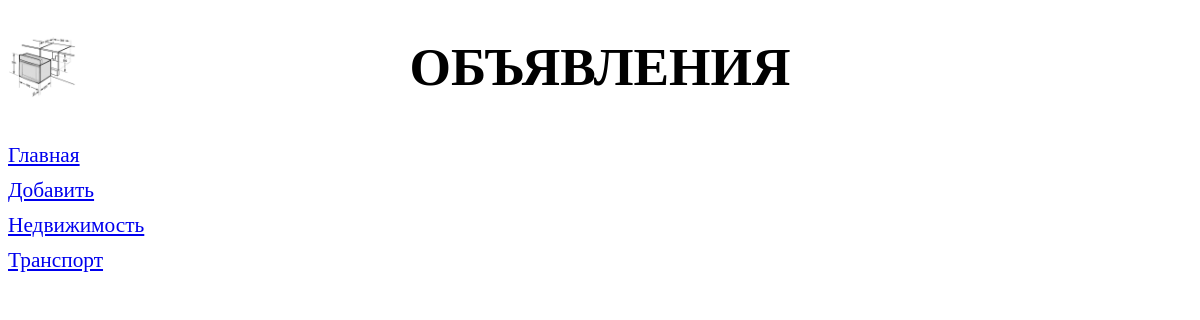
Page /bboard/ on the earlier database version.
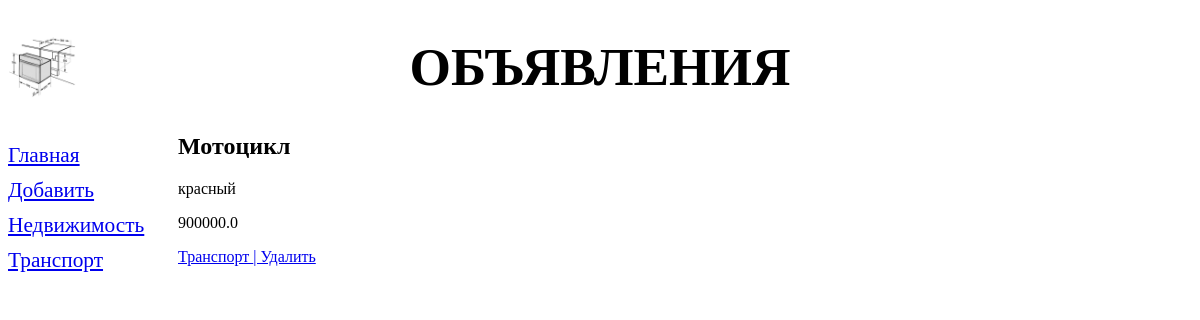
Same page on the later database version.
### bboard/models.py (models this page shows, shortened)
class Rubric(models.Model):
    name = models.CharField(max_length=20, db_index=True,verbose_name='Название')
    class Meta:
        verbose_name_plural = 'Рубрики'
        verbose_name = 'Рубрика'
        ordering = ['name']

class Bb(models.Model):
    title = models.CharField(max_length = 50,verbose_name="Товар")
    content = models.TextField(null=True,blank=True,verbose_name="Описание")
    price = models.FloatField(null=True,blank=True,verbose_name="Цена")
    published = models.DateTimeField(auto_now_add=True,db_index=True,verbose_name="Опубликовано")
    rubric = models.ForeignKey('Rubric',null=True,on_delete=models.PROTECT,verbose_name='Рубрика')
    class Meta:
        verbose_name_plural = "Объявления"
        verbose_name = "Объявление"
        ordering = ['-published']

### bboard/views.py (the view)
# urls.py: path('',index,name='index'),
def index(request):
    bbs = Bb.objects.all()
    rubrics = Rubric.objects.all()
    context = {'bbs':bbs,'rubrics':rubrics}
    return render(request,'bboard/index.html',context)

### bboard/templates/bboard/index.html
{%extends "layout/basic.html"%}
{%block content%}
{%for bb in bbs%}
<div>
    <h2>{{bb.title}}</h2>
    <p>{{bb.content}}</p>
    <p>{{bb.price}}</p>
    <p><a href="{%url 'by_rubric' bb.rubric.pk%}">{{bb.rubric.name}} </a><a href="delete/{{bb.id}}">| Удалить</a></p>
</div>
{%endfor%}
{%endblock%}

### bboard/templates/layout/basic.html (shortened to what this page needs)
{%load static%}
<!DOCTYPE html>
<html lang="en">
<head>
    <link rel="stylesheet" type="text/css" href="{%static 'bboard/style.css'%}">
</head>
<body>
    <header>
        <h1>Объявления</h1>
    </header>
    <nav>
        <a href="{%url 'index'%}">Главная</a>
        <a href="{%url 'add'%}">Добавить</a>
        {%for rubric in rubrics%}
        <a href="{%url 'by_rubric' rubric.pk%}">{{rubric.name}}</a>
        {%endfor%}
    </nav>
    <section>
        {%block content%}
        {%endblock%}
    </section>
</body>
</html>

### bboard/static/bboard/style.css (style rules this page uses)
header h1 { font-size: 40pt; text-transform: uppercase; text-align: center; background: url("bg.jpg") left / auto 100% no-repeat; }
nav { font-size: 16pt; width: 150px; float: left; }
nav a { display: block; margin: 10px 0px; }
section { margin-left: 170px; }

Differences in the rows shown:
added Bb: title "Мотоцикл", content "красный", price "900000.0", rubric.name "Транспорт"
